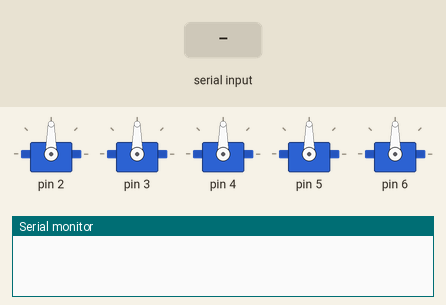
This sketch was run on a simulated Arduino Uno, built with avr-gcc and run on an emulated ATmega328P. Parts: 5 × servo, the last lines printed to the serial monitor. The test bench sets the inputs (shaded band).

Above: at 1.2 s.
1.3 s: "1" received over Serial
At 3.3 s:
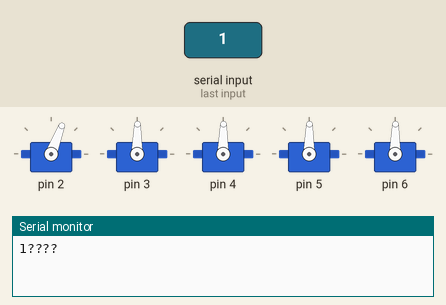
3.8 s: "0" received over Serial
At 5.3 s:
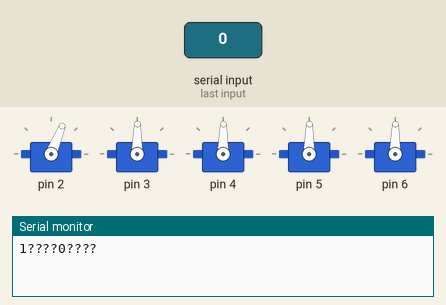
Timing chart, 0 to 6.8 s (numbered marks = the images above; inputs shaded):
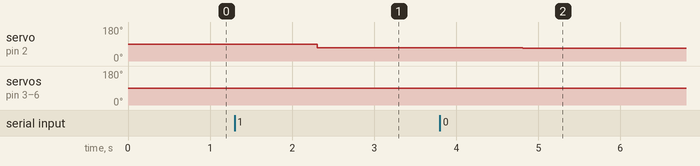

The sketch:

Serial2Servos.ino
```cpp
#include <Servo.h>
int numberOfServos = 5;
int offset = 2;

Servo servos[5];  // create servo object to control a servo

byte values[] = {63,63,63,63,63};

void setup() {
  Serial.begin(9600); // initialize serial:
  for(int i = 0; i<numberOfServos; i++){
    servos[i].attach(i+offset);
  }
}

void loop() {
  // if there's any serial available, read it:
  while (Serial.available() > 0){
    Serial.readBytes(values,numberOfServos);
    for(int i = 0; i<numberOfServos; i++){
      Serial.write(values[i]);
      int val = map((int)values[i], 0, 127, 0, 180);
      servos[i].write(val);
    }
  }
  delay(15); // waits for servos to get there
}
```

Measured:
- after the input at 1.3 s, servo on pin 2: 90° → 69° after 1.0 s; servo on pin 3–6: 90° → 89° after 1.0 s
- after the input at 3.8 s, servo on pin 2: 69° → 68° after 1.0 s
